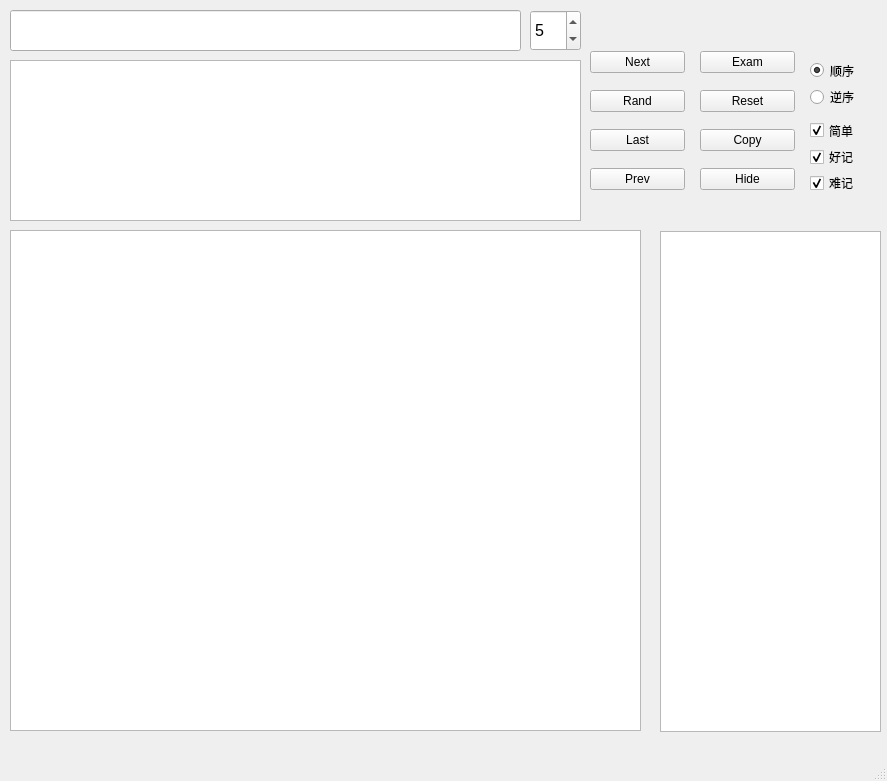
<?xml version="1.0" encoding="UTF-8"?>
<ui version="4.0">
 <class>MainWindow</class>
 <widget class="QMainWindow" name="MainWindow">
  <property name="geometry">
   <rect>
    <x>0</x>
    <y>0</y>
    <width>887</width>
    <height>781</height>
   </rect>
  </property>
  <property name="windowTitle">
   <string>MainWindow</string>
  </property>
  <widget class="QWidget" name="centralwidget">
   <widget class="QTextBrowser" name="textBrowser">
    <property name="geometry">
     <rect>
      <x>10</x>
      <y>230</y>
      <width>631</width>
      <height>501</height>
     </rect>
    </property>
    <property name="font">
     <font>
      <family>Times New Roman</family>
      <pointsize>13</pointsize>
     </font>
    </property>
    <property name="html">
     <string>&lt;!DOCTYPE HTML PUBLIC &quot;-//W3C//DTD HTML 4.0//EN&quot; &quot;http://www.w3.org/TR/REC-html40/strict.dtd&quot;&gt;
&lt;html&gt;&lt;head&gt;&lt;meta name=&quot;qrichtext&quot; content=&quot;1&quot; /&gt;&lt;style type=&quot;text/css&quot;&gt;
p, li { white-space: pre-wrap; }
&lt;/style&gt;&lt;/head&gt;&lt;body style=&quot; font-family:'Times New Roman'; font-size:13pt; font-weight:400; font-style:normal;&quot;&gt;
&lt;p style=&quot;-qt-paragraph-type:empty; margin-top:0px; margin-bottom:0px; margin-left:0px; margin-right:0px; -qt-block-indent:0; text-indent:0px; font-family:'SimSun'; font-size:9pt;&quot;&gt;&lt;br /&gt;&lt;/p&gt;&lt;/body&gt;&lt;/html&gt;</string>
    </property>
   </widget>
   <widget class="QLineEdit" name="lineEdit">
    <property name="geometry">
     <rect>
      <x>10</x>
      <y>10</y>
      <width>511</width>
      <height>41</height>
     </rect>
    </property>
    <property name="font">
     <font>
      <family>Times New Roman</family>
      <pointsize>16</pointsize>
     </font>
    </property>
   </widget>
   <widget class="QSpinBox" name="spinBox">
    <property name="geometry">
     <rect>
      <x>530</x>
      <y>10</y>
      <width>51</width>
      <height>41</height>
     </rect>
    </property>
    <property name="font">
     <font>
      <pointsize>12</pointsize>
     </font>
    </property>
    <property name="minimum">
     <number>1</number>
    </property>
    <property name="maximum">
     <number>400</number>
    </property>
    <property name="value">
     <number>5</number>
    </property>
   </widget>
   <widget class="QTextBrowser" name="textBrowser_3">
    <property name="geometry">
     <rect>
      <x>10</x>
      <y>60</y>
      <width>571</width>
      <height>161</height>
     </rect>
    </property>
    <property name="font">
     <font>
      <family>Times New Roman</family>
      <pointsize>15</pointsize>
     </font>
    </property>
    <property name="html">
     <string>&lt;!DOCTYPE HTML PUBLIC &quot;-//W3C//DTD HTML 4.0//EN&quot; &quot;http://www.w3.org/TR/REC-html40/strict.dtd&quot;&gt;
&lt;html&gt;&lt;head&gt;&lt;meta name=&quot;qrichtext&quot; content=&quot;1&quot; /&gt;&lt;style type=&quot;text/css&quot;&gt;
p, li { white-space: pre-wrap; }
&lt;/style&gt;&lt;/head&gt;&lt;body style=&quot; font-family:'Times New Roman'; font-size:15pt; font-weight:400; font-style:normal;&quot;&gt;
&lt;p style=&quot;-qt-paragraph-type:empty; margin-top:0px; margin-bottom:0px; margin-left:0px; margin-right:0px; -qt-block-indent:0; text-indent:0px; font-family:'SimSun'; font-size:9pt;&quot;&gt;&lt;br /&gt;&lt;/p&gt;&lt;/body&gt;&lt;/html&gt;</string>
    </property>
   </widget>
   <widget class="QWidget" name="layoutWidget">
    <property name="geometry">
     <rect>
      <x>700</x>
      <y>40</y>
      <width>95</width>
      <height>161</height>
     </rect>
    </property>
    <layout class="QVBoxLayout" name="verticalLayout">
     <item>
      <widget class="QPushButton" name="pushButton_6">
       <property name="text">
        <string>Exam</string>
       </property>
      </widget>
     </item>
     <item>
      <widget class="QPushButton" name="pushButton_7">
       <property name="text">
        <string>Reset</string>
       </property>
      </widget>
     </item>
     <item>
      <widget class="QPushButton" name="pushButton_8">
       <property name="text">
        <string>Copy</string>
       </property>
      </widget>
     </item>
     <item>
      <widget class="QPushButton" name="pushButton">
       <property name="text">
        <string>Hide</string>
       </property>
      </widget>
     </item>
    </layout>
   </widget>
   <widget class="QWidget" name="layoutWidget">
    <property name="geometry">
     <rect>
      <x>810</x>
      <y>120</y>
      <width>59</width>
      <height>73</height>
     </rect>
    </property>
    <layout class="QVBoxLayout" name="verticalLayout_2">
     <item>
      <widget class="QCheckBox" name="checkBox">
       <property name="text">
        <string>简单</string>
       </property>
       <property name="checked">
        <bool>true</bool>
       </property>
      </widget>
     </item>
     <item>
      <widget class="QCheckBox" name="checkBox_2">
       <property name="text">
        <string>好记</string>
       </property>
       <property name="checked">
        <bool>true</bool>
       </property>
      </widget>
     </item>
     <item>
      <widget class="QCheckBox" name="checkBox_3">
       <property name="text">
        <string>难记</string>
       </property>
       <property name="checked">
        <bool>true</bool>
       </property>
      </widget>
     </item>
    </layout>
   </widget>
   <widget class="QWidget" name="layoutWidget">
    <property name="geometry">
     <rect>
      <x>810</x>
      <y>60</y>
      <width>59</width>
      <height>47</height>
     </rect>
    </property>
    <layout class="QVBoxLayout" name="verticalLayout_3">
     <item>
      <widget class="QRadioButton" name="radioButton_2">
       <property name="text">
        <string>顺序</string>
       </property>
       <property name="checked">
        <bool>true</bool>
       </property>
      </widget>
     </item>
     <item>
      <widget class="QRadioButton" name="radioButton">
       <property name="text">
        <string>逆序</string>
       </property>
      </widget>
     </item>
    </layout>
   </widget>
   <widget class="QWidget" name="layoutWidget">
    <property name="geometry">
     <rect>
      <x>590</x>
      <y>40</y>
      <width>95</width>
      <height>161</height>
     </rect>
    </property>
    <layout class="QVBoxLayout" name="verticalLayout_4">
     <item>
      <widget class="QPushButton" name="pushButton_5">
       <property name="text">
        <string>Next</string>
       </property>
      </widget>
     </item>
     <item>
      <widget class="QPushButton" name="pushButton_3">
       <property name="text">
        <string>Rand</string>
       </property>
      </widget>
     </item>
     <item>
      <widget class="QPushButton" name="pushButton_2">
       <property name="text">
        <string>Last</string>
       </property>
      </widget>
     </item>
     <item>
      <widget class="QPushButton" name="pushButton_4">
       <property name="text">
        <string>Prev</string>
       </property>
      </widget>
     </item>
    </layout>
   </widget>
   <widget class="QListWidget" name="listWidget">
    <property name="geometry">
     <rect>
      <x>660</x>
      <y>231</y>
      <width>221</width>
      <height>501</height>
     </rect>
    </property>
    <property name="font">
     <font>
      <family>Times New Roman</family>
      <pointsize>16</pointsize>
     </font>
    </property>
   </widget>
  </widget>
  <widget class="QMenuBar" name="menubar">
   <property name="geometry">
    <rect>
     <x>0</x>
     <y>0</y>
     <width>887</width>
     <height>21</height>
    </rect>
   </property>
  </widget>
  <widget class="QStatusBar" name="statusbar"/>
 </widget>
 <resources/>
 <connections/>
</ui>
